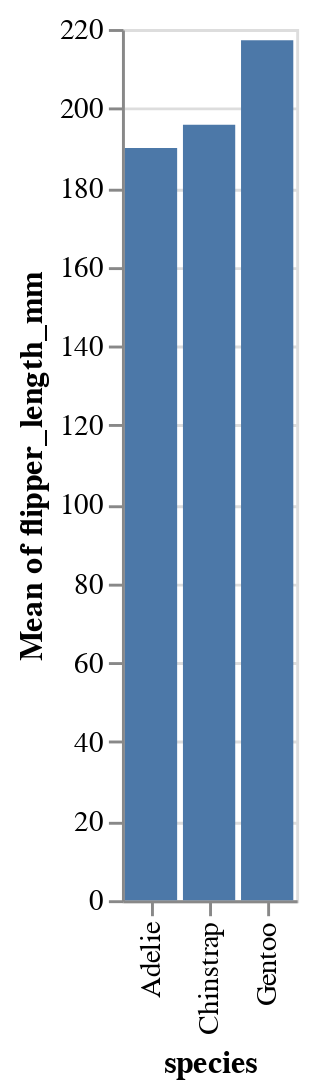

The code cell stored with this chart in its notebook:
### Markdown cell above
#### Solution:

### Code cell
# Create a basic bar chart showing the average flipper length for each species of penguin.

alt.Chart(penguins).mark_bar().encode(
    x='species',
    y='mean(flipper_length_mm)'
)

### Figure 1 — Vega-Lite specification as saved in the notebook (floating-point values rounded to 4 significant figures; data arrays with more than 128 entries replaced by an {"elided": "..."} marker saying what was removed)
{"config": {"view": {"continuousWidth": 300, "continuousHeight": 300}}, "data": {"name": "data-6503fb4fbd21ca2400956d2086879525"}, "mark": {"type": "bar"}, "encoding": {"x": {"field": "species", "type": "nominal"}, "y": {"aggregate": "mean", "field": "flipper_length_mm", "type": "quantitative"}}, "$schema": "https://vega.github.io/schema/vega-lite/v5.15.1.json", "datasets": {"data-6503fb4fbd21ca2400956d2086879525": {"elided": "344 records"}}}
